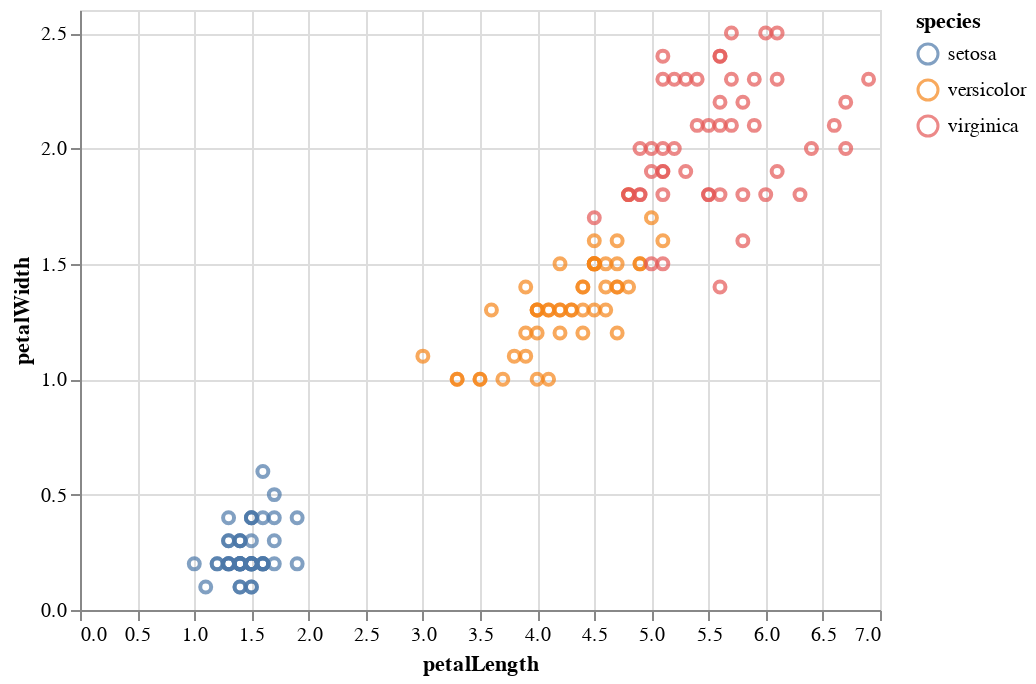

Notebook cell for this chart:
### Markdown cell above
## **Store SVG in dataportal**

### Code cell
chart = alt.Chart(iris).mark_point().encode(
    x='petalLength',
    y='petalWidth',
    color='species',
    tooltip=['species', 'petalLength']
)

chart

### Figure 1 — Vega-Lite specification as saved in the notebook (floating-point values rounded to 4 significant figures; data arrays with more than 128 entries replaced by an {"elided": "..."} marker saying what was removed)
{"$schema": "https://vega.github.io/schema/vega-lite/v3.4.0.json", "config": {"mark": {"tooltip": null}, "view": {"height": 300, "width": 400}}, "data": {"name": "data-a264acbd6e539a8b3afc0cb5f240fb57"}, "datasets": {"data-a264acbd6e539a8b3afc0cb5f240fb57": {"elided": "150 records"}}, "encoding": {"color": {"field": "species", "type": "nominal"}, "tooltip": [{"field": "species", "type": "nominal"}, {"field": "petalLength", "type": "quantitative"}], "x": {"field": "petalLength", "type": "quantitative"}, "y": {"field": "petalWidth", "type": "quantitative"}}, "mark": "point"}
